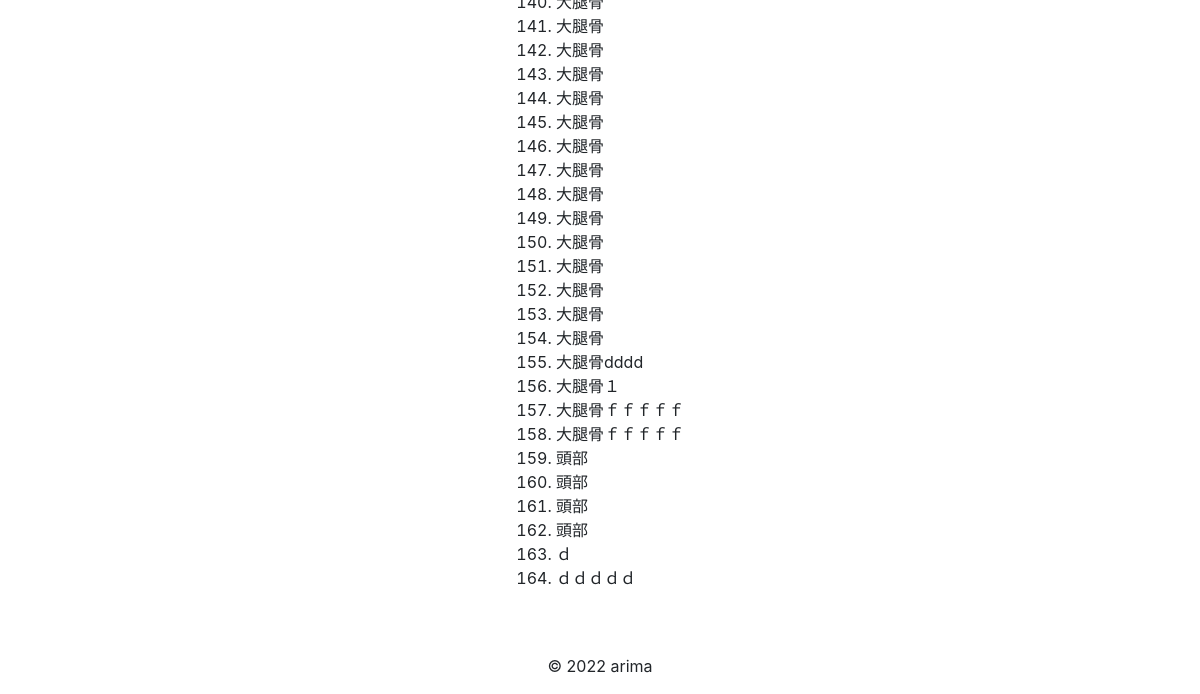
The app's page /accounts/user/1 (signed in, lower part), older data.
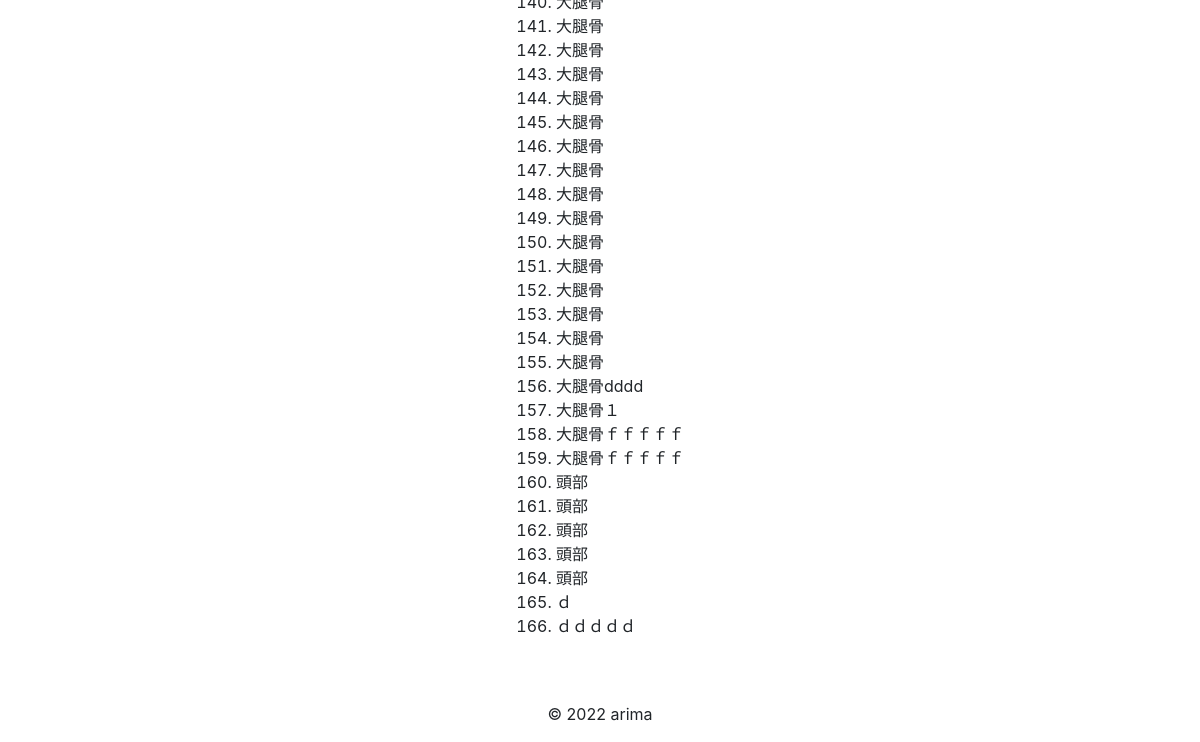
The same page, newer data.
### analytics/models.py (models this page shows, shortened)
class BaseModel(models.Model):
    create_at = models.DateTimeField()
    update_at = models.DateTimeField()
    class Meta:
        abstract = True #Tableとして作成されないようにする

class Rtdatas(BaseModel):
    region = models.CharField(max_length=10)
    user = models.ForeignKey(
        'accounts.Users', on_delete=models.CASCADE
    )
    objects = RtdatasManager()
    class Meta:
        db_table = 'rtdata'
        verbose_name_plural = 'RTデータ'

### accounts/views.py (the view)
# urls.py: path('user/<int:pk>', UserView.as_view(), name='user'),
class UserView(LoginRequiredMixin, DetailView):
    model = Users
    template_name = 'accounts/user.html'
    def get_context_data(self, **kwargs):
        context = super().get_context_data(**kwargs)
        context['time'] = datetime.now()
        user = self.request.user
        context['rtdatas'] = Rtdatas.objects.filter(user_id = user).order_by('region')
        return context

### accounts/models.py (called while the page is built)
    def __str__(self):
        return self.username

### templates/accounts/user.html (shortened to what this page needs)
{% extends "base.html" %}
{% block content %}
<div class="container">
  <div class="row justify-content-center">
  <table>
    <ol>
    {% for rtdata in rtdatas %}
      <li>{{ rtdata.region}}</li>
    {% endfor %}
    </ol>
  </table>
  </div>
</div>
{% endblock %}

### templates/base.html (shortened to what this page needs)
<!DOCTYPE html>
<html>
  <head>
    <link
      rel="stylesheet"
      href="https://stackpath.bootstrapcdn.com/bootstrap/4.5.0/css/bootstrap.min.css"
    />
  </head>
  <body>
    {% block content %}{% endblock %}
    <footer>
      <div class="container mt-5">
        <div class="row">
          <div class="mx-auto">
            <p>© 2022 arima</p>
          </div>
        </div>
      </div>
    </footer>
  </body>
</html>

Row changes from the older to the newer data that the page shows:
added Rtdatas: region "大腿骨"
added Rtdatas: region "頭部"
